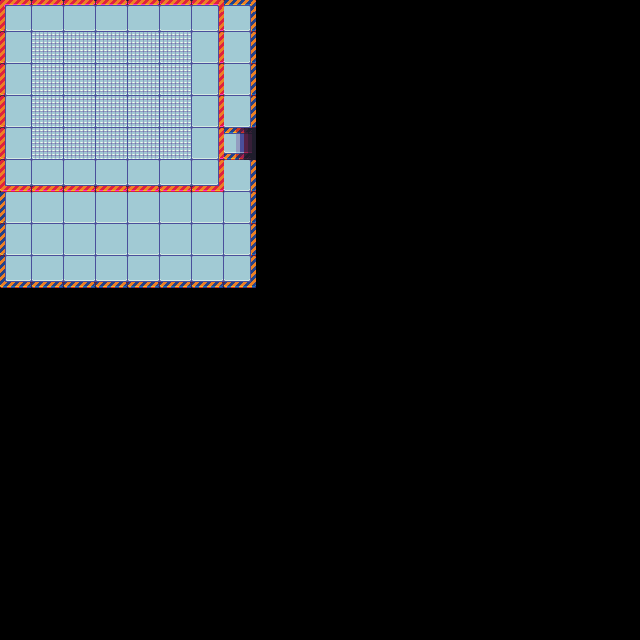

A 2D game scene composited from a Tiled map and its tileset images. What follows is a short description and the map's XML, with every tile layer's data as written:
An orthogonal 20x20 tile map with 32x32 px tiles, 4 tile layers (Tile Layer 1, Tile Layer 2, Tile Layer 3, Top), 2 tilesets and 17 objects (thingy, thingyTop).

<map version="1.0" orientation="orthogonal" renderorder="right-down" width="20" height="20" tilewidth="32" tileheight="32" nextobjectid="12">
 <tileset firstgid="1" name="scifitiles-sheet" tilewidth="32" tileheight="32" tilecount="84" columns="14">
  <image source="Tilesets/scifitiles-sheet.png" width="448" height="192" />
  <tile id="5">
   <objectgroup draworder="index">
    <object id="1" x="0" y="0" width="32" height="5.45455" />
    <object id="2" x="-0.363636" y="5.45455" width="6.18182" height="26.3636" />
   </objectgroup>
  </tile>
  <tile id="6">
   <objectgroup draworder="index">
    <object id="1" x="0" y="-0.272727" width="32.0909" height="6.27273" />
   </objectgroup>
  </tile>
  <tile id="7">
   <objectgroup draworder="index">
    <object id="1" x="-0.363636" y="-0.181818" width="32.5455" height="5.81818" />
    <object id="2" x="26.3636" y="5.81818" width="6" height="26" />
   </objectgroup>
  </tile>
  <tile id="19">
   <objectgroup draworder="index">
    <object id="1" x="-0.363636" y="-0.181818" width="6.54545" height="31.8182" />
   </objectgroup>
  </tile>
  <tile id="21">
   <objectgroup draworder="index">
    <object id="1" x="26" y="0.0909091" width="6" height="31.4545" />
   </objectgroup>
  </tile>
  <tile id="33">
   <objectgroup draworder="index">
    <object id="1" x="0" y="24.8182" width="31" height="6.63636" />
    <object id="2" x="0" y="-0.272727" width="6" height="24.5455" />
   </objectgroup>
  </tile>
  <tile id="34">
   <objectgroup draworder="index">
    <object id="1" x="0" y="25.0909" width="31.8182" height="6.90909" />
   </objectgroup>
  </tile>
  <tile id="35">
   <objectgroup draworder="index">
    <object id="1" x="0.0909091" y="24.9091" width="31.9091" height="6.81818" />
    <object id="2" x="25.9091" y="-0.181818" width="6" height="24.9091" />
   </objectgroup>
  </tile>
  <tile id="44">
   <objectgroup draworder="index">
    <object id="1" x="-1" y="0" width="32" height="31" />
   </objectgroup>
  </tile>
  <tile id="75">
   <objectgroup draworder="index">
    <object id="2" x="0.363636" y="0" width="5.63636" height="31.6364" />
    <object id="3" x="6.36364" y="25.2727" width="25.4545" height="6.36364" />
   </objectgroup>
  </tile>
 </tileset>
 <tileset firstgid="85" name="ChildStanding" tilewidth="32" tileheight="64" tilecount="4" columns="4">
  <image source="Tilesets/ChildStanding.png" width="128" height="64" />
 </tileset>
 <layer name="Tile Layer 1" width="20" height="20">
  <properties>
   <property name="level_layer" type="int" value="0" />
  </properties>
  <data encoding="csv">
6,7,7,7,7,7,7,8,0,0,0,0,0,0,0,0,0,0,0,0,
20,21,21,21,21,21,21,22,0,0,0,0,0,0,0,0,0,0,0,0,
20,21,21,21,21,21,21,22,0,0,0,0,0,0,0,0,0,0,0,0,
20,21,21,21,21,21,21,22,0,0,0,0,0,0,0,0,0,0,0,0,
20,21,21,21,21,21,21,21,0,0,0,0,0,0,0,0,0,0,0,0,
20,21,21,21,21,21,21,22,0,0,0,0,0,0,0,0,0,0,0,0,
20,21,21,21,21,21,21,22,0,0,0,0,0,0,0,0,0,0,0,0,
20,21,21,21,21,21,21,22,0,0,0,0,0,0,0,0,0,0,0,0,
34,35,35,35,35,35,35,36,0,0,0,0,0,0,0,0,0,0,0,0,
0,0,0,0,0,0,0,0,0,0,0,0,0,0,0,0,0,0,0,0,
0,0,0,0,0,0,0,0,0,0,0,0,0,0,0,0,0,0,0,0,
0,0,0,0,0,0,0,0,0,0,0,0,0,0,0,0,0,0,0,0,
0,0,0,0,0,0,0,0,0,0,0,0,0,0,0,0,0,0,0,0,
0,0,0,0,0,0,0,0,0,0,0,0,0,0,0,0,0,0,0,0,
0,0,0,0,0,0,0,0,0,0,0,0,0,0,0,0,0,0,0,0,
0,0,0,0,0,0,0,0,0,0,0,0,0,0,0,0,0,0,0,0,
0,0,0,0,0,0,0,0,0,0,0,0,0,0,0,0,0,0,0,0,
0,0,0,0,0,0,0,0,0,0,0,0,0,0,0,0,0,0,0,0,
0,0,0,0,0,0,0,0,0,0,0,0,0,0,0,0,0,0,0,0,
0,0,0,0,0,0,0,0,0,0,0,0,0,0,0,0,0,0,0,0
</data>
 </layer>
 <layer name="Tile Layer 2" width="20" height="20">
  <properties>
   <property name="level_layer" type="int" value="0" />
  </properties>
  <data encoding="csv">
0,0,0,0,0,0,0,0,0,0,0,0,0,0,0,0,0,0,0,0,
0,0,0,0,0,0,0,0,0,0,0,0,0,0,0,0,0,0,0,0,
0,0,0,0,0,0,0,0,0,0,0,0,0,0,0,0,0,0,0,0,
0,0,0,0,0,0,0,0,0,0,0,0,0,0,0,0,0,0,0,0,
0,0,0,0,0,0,0,16,0,0,0,0,0,0,0,0,0,0,0,0,
0,0,0,0,0,0,0,0,0,0,0,0,0,0,0,0,0,0,0,0,
0,0,0,0,0,0,0,0,0,0,0,0,0,0,0,0,0,0,0,0,
0,0,0,0,0,0,0,0,0,0,0,0,0,0,0,0,0,0,0,0,
0,0,0,0,0,0,0,0,0,0,0,0,0,0,0,0,0,0,0,0,
0,0,0,0,0,0,0,0,0,0,0,0,0,0,0,0,0,0,0,0,
0,0,0,0,0,0,0,0,0,0,0,0,0,0,0,0,0,0,0,0,
0,0,0,0,0,0,0,0,0,0,0,0,0,0,0,0,0,0,0,0,
0,0,0,0,0,0,0,0,0,0,0,0,0,0,0,0,0,0,0,0,
0,0,0,0,0,0,0,0,0,0,0,0,0,0,0,0,0,0,0,0,
0,0,0,0,0,0,0,0,0,0,0,0,0,0,0,0,0,0,0,0,
0,0,0,0,0,0,0,0,0,0,0,0,0,0,0,0,0,0,0,0,
0,0,0,0,0,0,0,0,0,0,0,0,0,0,0,0,0,0,0,0,
0,0,0,0,0,0,0,0,0,0,0,0,0,0,0,0,0,0,0,0,
0,0,0,0,0,0,0,0,0,0,0,0,0,0,0,0,0,0,0,0,
0,0,0,0,0,0,0,0,0,0,0,0,0,0,0,0,0,0,0,0
</data>
 </layer>
 <layer name="Tile Layer 3" width="20" height="20">
  <properties>
   <property name="level_layer" type="int" value="0" />
  </properties>
  <data encoding="csv">
0,0,0,0,0,0,0,0,0,0,0,0,0,0,0,0,0,0,0,0,
0,0,0,0,0,0,0,0,0,0,0,0,0,0,0,0,0,0,0,0,
0,0,0,0,0,0,0,0,0,0,0,0,0,0,0,0,0,0,0,0,
0,0,0,0,0,0,0,0,0,0,0,0,0,0,0,0,0,0,0,0,
0,0,0,0,0,85,0,0,0,0,0,0,0,0,0,0,0,0,0,0,
0,0,0,0,0,0,0,0,0,0,0,0,0,0,0,0,0,0,0,0,
0,0,0,0,0,0,0,0,0,0,0,0,0,0,0,0,0,0,0,0,
0,0,0,0,0,0,0,0,0,0,0,0,0,0,0,0,0,0,0,0,
0,0,0,0,0,0,0,0,0,0,0,0,0,0,0,0,0,0,0,0,
0,0,0,0,0,0,0,0,0,0,0,0,0,0,0,0,0,0,0,0,
0,0,0,0,0,0,0,0,0,0,0,0,0,0,0,0,0,0,0,0,
0,0,0,0,0,0,0,0,0,0,0,0,0,0,0,0,0,0,0,0,
0,0,0,0,0,0,0,0,0,0,0,0,0,0,0,0,0,0,0,0,
0,0,0,0,0,0,0,0,0,0,0,0,0,0,0,0,0,0,0,0,
0,0,0,0,0,0,0,0,0,0,0,0,0,0,0,0,0,0,0,0,
0,0,0,0,0,0,0,0,0,0,0,0,0,0,0,0,0,0,0,0,
0,0,0,0,0,0,0,0,0,0,0,0,0,0,0,0,0,0,0,0,
0,0,0,0,0,0,0,0,0,0,0,0,0,0,0,0,0,0,0,0,
0,0,0,0,0,0,0,0,0,0,0,0,0,0,0,0,0,0,0,0,
0,0,0,0,0,0,0,0,0,0,0,0,0,0,0,0,0,0,0,0
</data>
 </layer>
 <objectgroup name="Object Layer 1">
  <properties>
   <property name="level_layer" type="int" value="0" />
  </properties>
  <object id="10" name="thingy" gid="45" x="121" y="32" width="32" height="32" />
 </objectgroup>
 <layer name="Top" width="20" height="20">
  <properties>
   <property name="level_layer" type="int" value="1" />
  </properties>
  <data encoding="csv">
48,49,49,49,49,49,50,0,0,0,0,0,0,0,0,0,0,0,0,0,
62,63,63,63,63,63,64,0,0,0,0,0,0,0,0,0,0,0,0,0,
62,63,63,63,63,63,64,0,0,0,0,0,0,0,0,0,0,0,0,0,
62,63,63,63,63,63,64,0,0,0,0,0,0,0,0,0,0,0,0,0,
62,63,63,63,63,63,64,0,0,0,0,0,0,0,0,0,0,0,0,0,
76,77,77,77,77,77,78,0,0,0,0,0,0,0,0,0,0,0,0,0,
0,0,0,0,0,0,0,0,0,0,0,0,0,0,0,0,0,0,0,0,
0,0,0,0,0,0,0,0,0,0,0,0,0,0,0,0,0,0,0,0,
0,0,0,0,0,0,0,0,0,0,0,0,0,0,0,0,0,0,0,0,
0,0,0,0,0,0,0,0,0,0,0,0,0,0,0,0,0,0,0,0,
0,0,0,0,0,0,0,0,0,0,0,0,0,0,0,0,0,0,0,0,
0,0,0,0,0,0,0,0,0,0,0,0,0,0,0,0,0,0,0,0,
0,0,0,0,0,0,0,0,0,0,0,0,0,0,0,0,0,0,0,0,
0,0,0,0,0,0,0,0,0,0,0,0,0,0,0,0,0,0,0,0,
0,0,0,0,0,0,0,0,0,0,0,0,0,0,0,0,0,0,0,0,
0,0,0,0,0,0,0,0,0,0,0,0,0,0,0,0,0,0,0,0,
0,0,0,0,0,0,0,0,0,0,0,0,0,0,0,0,0,0,0,0,
0,0,0,0,0,0,0,0,0,0,0,0,0,0,0,0,0,0,0,0,
0,0,0,0,0,0,0,0,0,0,0,0,0,0,0,0,0,0,0,0,
0,0,0,0,0,0,0,0,0,0,0,0,0,0,0,0,0,0,0,0
</data>
 </layer>
 <objectgroup name="Object LayerTop">
  <properties>
   <property name="level_layer" type="int" value="1" />
  </properties>
  <object id="11" name="thingyTop" gid="4" x="32" y="38" width="32" height="32" />
 </objectgroup>
</map>
